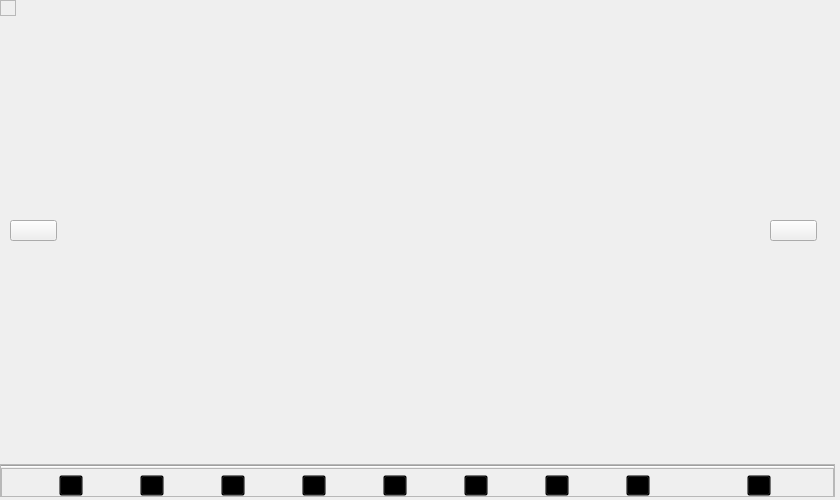
<?xml version="1.0" encoding="UTF-8"?>
<ui version="4.0">
 <class>VideoChat</class>
 <widget class="QWidget" name="VideoChat">
  <property name="geometry">
   <rect>
    <x>0</x>
    <y>0</y>
    <width>840</width>
    <height>500</height>
   </rect>
  </property>
  <property name="sizePolicy">
   <sizepolicy hsizetype="Preferred" vsizetype="Preferred">
    <horstretch>0</horstretch>
    <verstretch>0</verstretch>
   </sizepolicy>
  </property>
  <property name="minimumSize">
   <size>
    <width>840</width>
    <height>500</height>
   </size>
  </property>
  <property name="maximumSize">
   <size>
    <width>840</width>
    <height>500</height>
   </size>
  </property>
  <property name="windowTitle">
   <string>Form</string>
  </property>
  <widget class="QFrame" name="frame_2">
   <property name="geometry">
    <rect>
     <x>0</x>
     <y>0</y>
     <width>16</width>
     <height>16</height>
    </rect>
   </property>
   <property name="sizePolicy">
    <sizepolicy hsizetype="Preferred" vsizetype="Preferred">
     <horstretch>0</horstretch>
     <verstretch>0</verstretch>
    </sizepolicy>
   </property>
   <property name="frameShape">
    <enum>QFrame::StyledPanel</enum>
   </property>
   <property name="frameShadow">
    <enum>QFrame::Raised</enum>
   </property>
   <layout class="QVBoxLayout" name="verticalLayout_2">
    <property name="spacing">
     <number>0</number>
    </property>
    <property name="leftMargin">
     <number>0</number>
    </property>
    <property name="topMargin">
     <number>0</number>
    </property>
    <property name="rightMargin">
     <number>0</number>
    </property>
    <property name="bottomMargin">
     <number>0</number>
    </property>
   </layout>
  </widget>
  <widget class="QFrame" name="frame">
   <property name="geometry">
    <rect>
     <x>0</x>
     <y>464</y>
     <width>835</width>
     <height>33</height>
    </rect>
   </property>
   <property name="maximumSize">
    <size>
     <width>16777215</width>
     <height>35</height>
    </size>
   </property>
   <property name="frameShape">
    <enum>QFrame::StyledPanel</enum>
   </property>
   <property name="frameShadow">
    <enum>QFrame::Raised</enum>
   </property>
   <layout class="QVBoxLayout" name="verticalLayout">
    <property name="spacing">
     <number>0</number>
    </property>
    <property name="leftMargin">
     <number>0</number>
    </property>
    <property name="topMargin">
     <number>0</number>
    </property>
    <property name="rightMargin">
     <number>0</number>
    </property>
    <property name="bottomMargin">
     <number>0</number>
    </property>
    <item>
     <widget class="Line" name="line">
      <property name="orientation">
       <enum>Qt::Horizontal</enum>
      </property>
     </widget>
    </item>
    <item>
     <widget class="QFrame" name="ButtonFrame">
      <property name="sizePolicy">
       <sizepolicy hsizetype="Preferred" vsizetype="Fixed">
        <horstretch>0</horstretch>
        <verstretch>0</verstretch>
       </sizepolicy>
      </property>
      <property name="minimumSize">
       <size>
        <width>0</width>
        <height>35</height>
       </size>
      </property>
      <property name="maximumSize">
       <size>
        <width>16777215</width>
        <height>35</height>
       </size>
      </property>
      <property name="frameShape">
       <enum>QFrame::StyledPanel</enum>
      </property>
      <property name="frameShadow">
       <enum>QFrame::Raised</enum>
      </property>
      <layout class="QHBoxLayout" name="horizontalLayout">
       <property name="spacing">
        <number>0</number>
       </property>
       <property name="leftMargin">
        <number>0</number>
       </property>
       <property name="topMargin">
        <number>0</number>
       </property>
       <property name="rightMargin">
        <number>0</number>
       </property>
       <property name="bottomMargin">
        <number>0</number>
       </property>
       <item>
        <widget class="QToolButton" name="microButton">
         <property name="styleSheet">
          <string notr="true">background-color:transparent;</string>
         </property>
         <property name="text">
          <string>...</string>
         </property>
         <property name="icon">
          <iconset resource="res.qrc">
           <normaloff>:/imge/icon/png/microphoneOn.png</normaloff>:/imge/icon/png/microphoneOn.png</iconset>
         </property>
         <property name="iconSize">
          <size>
           <width>35</width>
           <height>25</height>
          </size>
         </property>
        </widget>
       </item>
       <item>
        <widget class="QToolButton" name="videoButton">
         <property name="styleSheet">
          <string notr="true"> background-color:transparent;</string>
         </property>
         <property name="text">
          <string>...</string>
         </property>
         <property name="icon">
          <iconset resource="res.qrc">
           <normaloff>:/imge/icon/png/videoOn.png</normaloff>:/imge/icon/png/videoOn.png</iconset>
         </property>
         <property name="iconSize">
          <size>
           <width>35</width>
           <height>25</height>
          </size>
         </property>
        </widget>
       </item>
       <item>
        <widget class="QToolButton" name="redioButton">
         <property name="styleSheet">
          <string notr="true"> background-color:transparent;</string>
         </property>
         <property name="text">
          <string>...</string>
         </property>
         <property name="icon">
          <iconset resource="res.qrc">
           <normaloff>:/imge/icon/png/redioOn.png</normaloff>:/imge/icon/png/redioOn.png</iconset>
         </property>
         <property name="iconSize">
          <size>
           <width>35</width>
           <height>25</height>
          </size>
         </property>
        </widget>
       </item>
       <item>
        <widget class="QToolButton" name="screenShareButton">
         <property name="styleSheet">
          <string notr="true"> background-color:transparent;</string>
         </property>
         <property name="text">
          <string>...</string>
         </property>
         <property name="icon">
          <iconset resource="res.qrc">
           <normaloff>:/imge/icon/png/screenSharing.png</normaloff>:/imge/icon/png/screenSharing.png</iconset>
         </property>
         <property name="iconSize">
          <size>
           <width>35</width>
           <height>25</height>
          </size>
         </property>
        </widget>
       </item>
       <item>
        <widget class="QToolButton" name="remoteButton">
         <property name="styleSheet">
          <string notr="true"> background-color:transparent;</string>
         </property>
         <property name="text">
          <string>...</string>
         </property>
         <property name="icon">
          <iconset resource="res.qrc">
           <normaloff>:/imge/icon/png/remoteControl.png</normaloff>:/imge/icon/png/remoteControl.png</iconset>
         </property>
         <property name="iconSize">
          <size>
           <width>35</width>
           <height>25</height>
          </size>
         </property>
        </widget>
       </item>
       <item>
        <widget class="QToolButton" name="manListButton">
         <property name="styleSheet">
          <string notr="true"> background-color:transparent;</string>
         </property>
         <property name="text">
          <string>...</string>
         </property>
         <property name="icon">
          <iconset resource="res.qrc">
           <normaloff>:/imge/icon/png/manmber.png</normaloff>:/imge/icon/png/manmber.png</iconset>
         </property>
         <property name="iconSize">
          <size>
           <width>35</width>
           <height>25</height>
          </size>
         </property>
        </widget>
       </item>
       <item>
        <widget class="QToolButton" name="chatButton">
         <property name="styleSheet">
          <string notr="true"> background-color:transparent;</string>
         </property>
         <property name="text">
          <string>...</string>
         </property>
         <property name="icon">
          <iconset resource="res.qrc">
           <normaloff>:/imge/icon/png/chatIcon.png</normaloff>:/imge/icon/png/chatIcon.png</iconset>
         </property>
         <property name="iconSize">
          <size>
           <width>35</width>
           <height>25</height>
          </size>
         </property>
        </widget>
       </item>
       <item>
        <widget class="QToolButton" name="settingButton">
         <property name="styleSheet">
          <string notr="true"> background-color:transparent;</string>
         </property>
         <property name="text">
          <string>...</string>
         </property>
         <property name="icon">
          <iconset resource="res.qrc">
           <normaloff>:/imge/icon/png/Setting.png</normaloff>:/imge/icon/png/Setting.png</iconset>
         </property>
         <property name="iconSize">
          <size>
           <width>35</width>
           <height>25</height>
          </size>
         </property>
        </widget>
       </item>
       <item>
        <spacer name="horizontalSpacer">
         <property name="orientation">
          <enum>Qt::Horizontal</enum>
         </property>
         <property name="sizeType">
          <enum>QSizePolicy::Fixed</enum>
         </property>
         <property name="sizeHint" stdset="0">
          <size>
           <width>40</width>
           <height>0</height>
          </size>
         </property>
        </spacer>
       </item>
       <item>
        <widget class="QToolButton" name="overButton">
         <property name="focusPolicy">
          <enum>Qt::ClickFocus</enum>
         </property>
         <property name="styleSheet">
          <string notr="true"> background-color:transparent;</string>
         </property>
         <property name="text">
          <string>...</string>
         </property>
         <property name="icon">
          <iconset resource="res.qrc">
           <normaloff>:/imge/icon/png/over.png</normaloff>:/imge/icon/png/over.png</iconset>
         </property>
         <property name="iconSize">
          <size>
           <width>35</width>
           <height>25</height>
          </size>
         </property>
        </widget>
       </item>
      </layout>
     </widget>
    </item>
   </layout>
  </widget>
  <widget class="QToolButton" name="previouPageBtn">
   <property name="geometry">
    <rect>
     <x>10</x>
     <y>220</y>
     <width>47</width>
     <height>21</height>
    </rect>
   </property>
   <property name="styleSheet">
    <string notr="true">border-image: url(:/imge/myIcon/previousPage.png);</string>
   </property>
   <property name="text">
    <string/>
   </property>
  </widget>
  <widget class="QToolButton" name="nextPageBtn">
   <property name="geometry">
    <rect>
     <x>770</x>
     <y>220</y>
     <width>47</width>
     <height>21</height>
    </rect>
   </property>
   <property name="styleSheet">
    <string notr="true">border-image: url(:/imge/myIcon/nextPage.png);</string>
   </property>
   <property name="text">
    <string/>
   </property>
  </widget>
 </widget>
 <resources>
  <include location="res.qrc"/>
 </resources>
 <connections/>
</ui>
